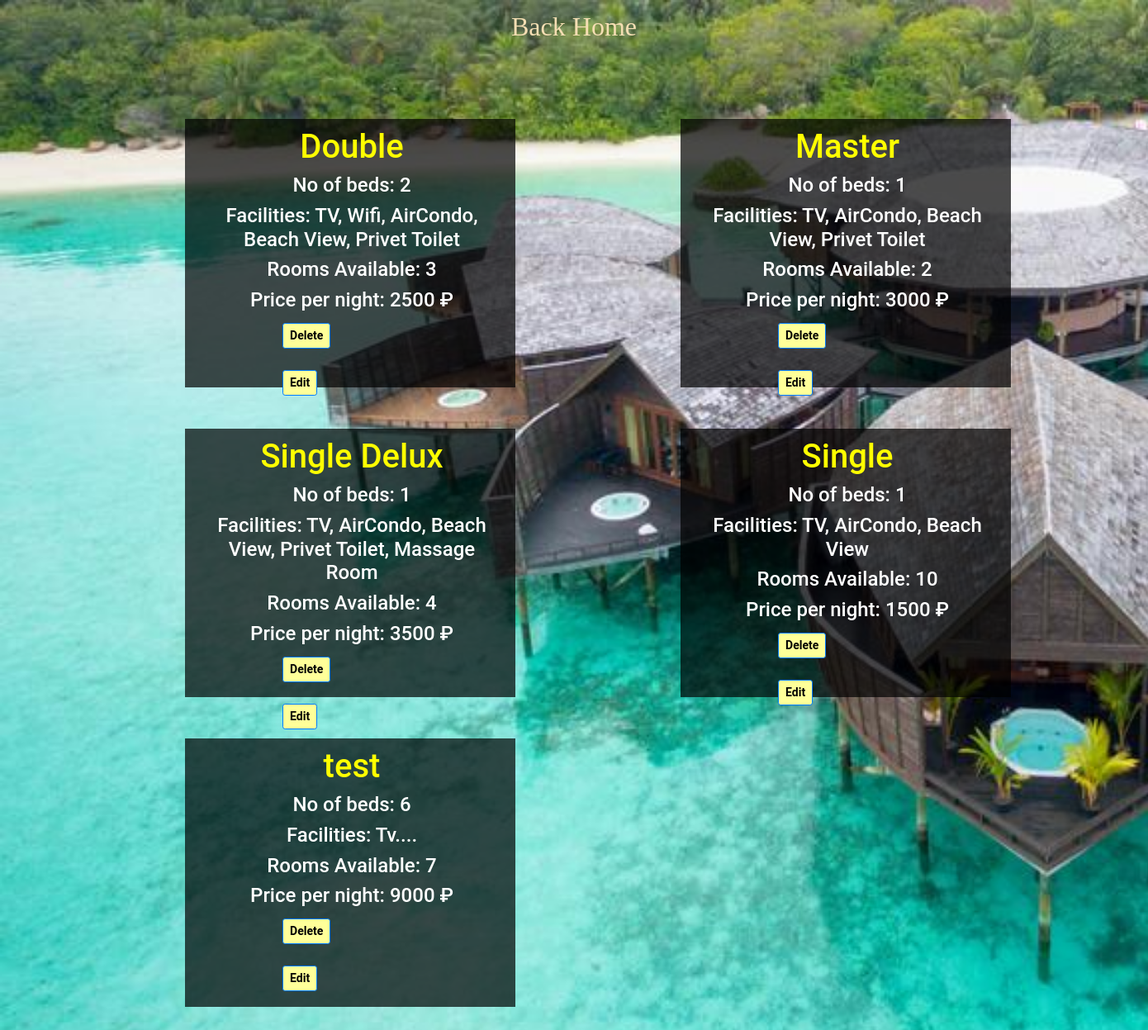
/rooms2, run on the app's committed database.
### hotel/models.py (models this page shows, shortened)
class rooms(db.Model):
    category = db.Column(db.String(20), primary_key=True)
    quantity = db.Column(db.Integer, default=5)
    beds = db.Column(db.Integer, nullable=False)
    available = db.Column(db.Integer, default=5)
    booked = db.Column(db.Integer, default=0)
    price = db.Column(db.Integer, nullable=False)
    facilities = db.Column(db.String(100), nullable=False)
    image = db.Column(db.LargeBinary)

### hotel/routes.py (the view)
@app.route('/rooms2', methods=['GET', 'POST'])
def rooms2():
    dele = delete()
    room = rooms.query.all()
    return render_template("rooms2.html", title="ROOM CATEGORIES", room=room, form=dele)

### hotel/forms.py
class delete(FlaskForm):
    submit = SubmitField('Delete')
    submit2 = SubmitField('Edit')

### hotel/templates/rooms2.html (shortened to what this page needs)
<html>
<head>
</head>
<link rel="stylesheet" href="https://stackpath.bootstrapcdn.com/bootstrap/4.4.1/css/bootstrap.min.css">
<link rel="stylesheet" href="{{ url_for('static', filename = 'main1.css') }}">
<body>
<a href="{{ url_for('home') }}" class="nav-link" style="text-align: center;color: wheat;font-family: Georgia;font-size: xx-large">Back Home</a>
<div class="container-fluid">
    {% for room in room %}
        <div class="col-md-5 well">
            <a href="{{ url_for('book') }}" class="b"><h1>{{ room.category }}</h1></a>
                <a href="" class="a"><h4>No of beds: {{ room.beds }}</h4></a>
                <a href="" class="a"><h4>Facilities: {{ room.facilities }}</h4></a>
                <a href="" class="a"><h4>Rooms Available: {{ room.available }}</h4></a>
                <a href="" class="a"><h4>Price per night: {{ room.price }} ₽ </h4></a>
                 <form method="post" action="{{ url_for('delete_room',category=room.category) }}">
                 {{ form.submit(class='btn btn-primary btn-sm') }}
                 </form>
                 <form method="get" action="{{ url_for('room_update',category=room.category) }}">
                 {{ form.submit2(class='btn btn-primary btn-sm') }}
                 </form><br>
        </div>
    {% endfor %}
</div>
</body>

### hotel/static/main1.css (style rules this page uses)
* { font-family: 'Roboto', sans-serif; }
body, .rdirect { background-image: url('img/background.jpg'); background-repeat: no-repeat; background-attachment: fixed; background-size: cover; }
.container-fluid { margin-top: 5%; }
.btn { font-weight: bold; background-color: #FFFF99; color: black; margin-left: 27%; margin-top: 5px; margin-bottom: 5px; }
a:link,.end:link { text-decoration: none; }
a:link,.end:visited { color: black; text-align: center; }
.well { margin-right: 200px; margin-bottom: 50px; background-color: rgba(0, 0, 0, 0.7); padding-top: 10px; padding-left: 20px; width: 400px; height: 325px; float: left; color: orange; }
.container-fluid { margin-top: 80px; margin-left: 15%; }
.b:link { color: yellow; }
.a:link { color: white; }

### data on the page
rooms: category "Double", beds "2", facilities "TV, Wifi, AirCondo, Beach View, Privet Toilet", available "3", price "2500"
rooms: category "Master", beds "1", facilities "TV, AirCondo, Beach View, Privet Toilet", available "2", price "3000"
rooms: category "Single Delux", beds "1", facilities "TV, AirCondo, Beach View, Privet Toilet, Massage Room", available "4", price "3500"
rooms: category "Single", beds "1", facilities "TV, AirCondo, Beach View", available "10", price "1500"
rooms: category "test", beds "6", facilities "Tv....", available "7", price "9000"
